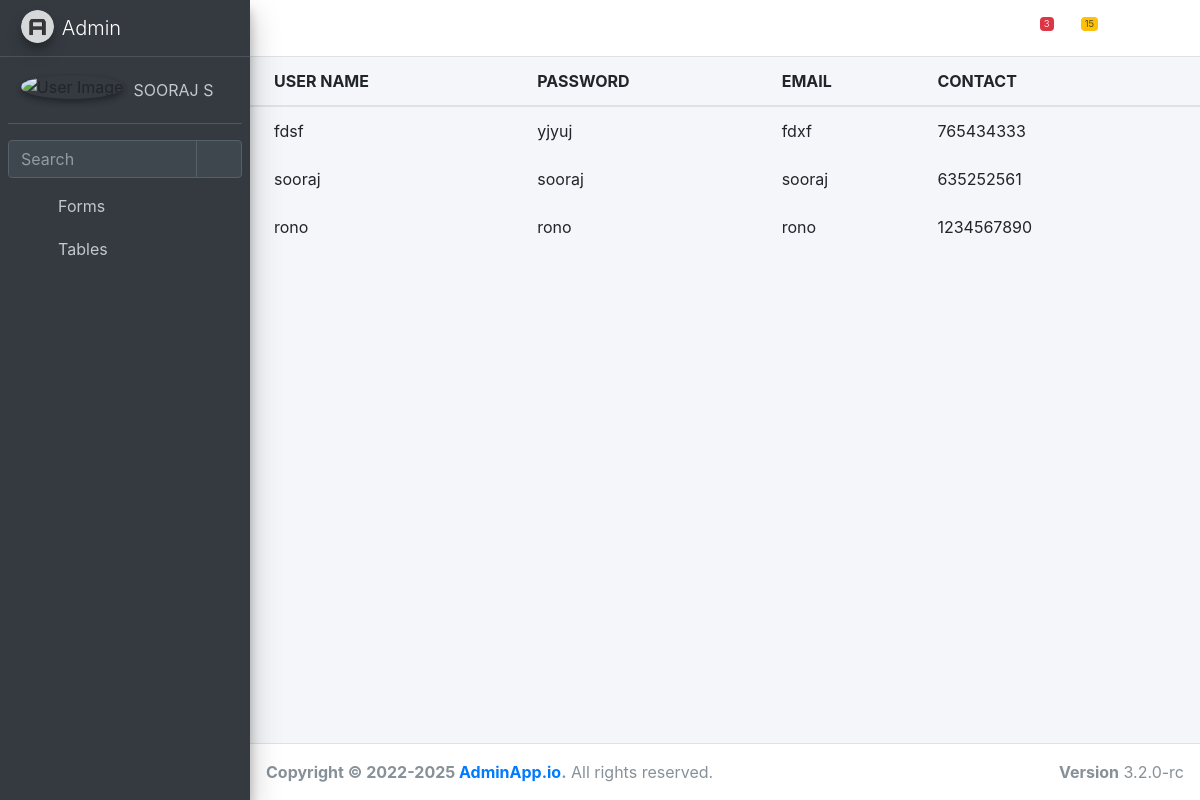
The app's page /reguser with its own data.
### UserApp/models.py (models this page shows)
class register(models.Model):
    username=models.CharField(max_length=20)
    password=models.CharField(max_length=100)
    mail=models.CharField(max_length=100)
    contact1=models.IntegerField()

### AdminApp/views.py (the view)
# urls.py: path('reguser',views.reguser,name='reguser'),
def reguser(request):
    data=register.objects.all()
    return render(request,'reguser.html',{'data':data})

### AdminApp/templates/reguser.html
{% extends 'admin.html'%}
{% block content %}
<div class="card-body table-responsive p-0">
    <table class="table table-hover text-nowrap">
      <thead>
        <tr>
          <th>USER NAME</th>
          <th>PASSWORD</th>
          <th>EMAIL</th>
          <th>CONTACT</th>
        </tr>
        {% for i in data %}
        <tr>
          <td>{{i.username}}</td>
          <td>{{i.password}}</td>
          <td>{{i.mail}}</td>
          <td>{{i.contact1}}</td>
      {% endfor %}
    </table>
  </div>
  {% endblock %}

### records on screen
register: username "fdsf", password "yjyuj", mail "fdxf", contact1 "765434333"
register: username "sooraj", password "sooraj", mail "sooraj", contact1 "635252561"
register: username "rono", password "rono", mail "rono", contact1 "1234567890"
